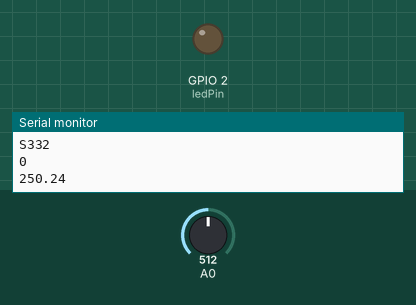
Bench run of a sketch on a simulated ESP8266 (NodeMCU). On the bench: output pins drawn as LEDs (lit = HIGH), the last lines printed to the serial monitor. The inputs (shaded band) are chosen by the test bench; at power-on: A0 = 512. WiFi joins after 1.5 s; servers stay silent unless stated; storage starts empty.

Above: at 3.2 s.
3.3 s: A0 set to 0
At 4.4 s:
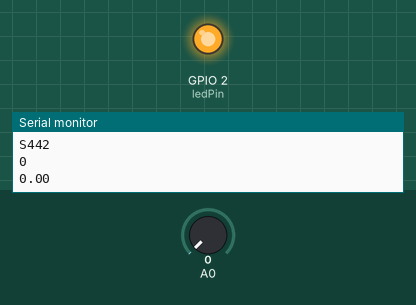
7.0 s: A0 set to 122
At 8.0 s:
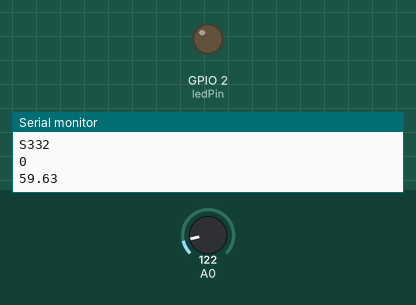
Timing chart, 0 to 10.0 s (numbered marks = the images above; inputs shaded):
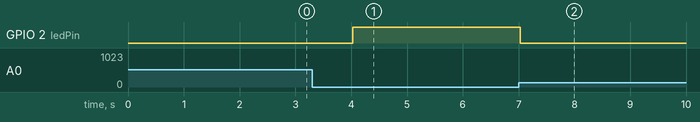

The sketch:

PracticaHorno.ino
```cpp
 #include <Arduino.h>
#include <ESP8266WiFi.h>
#include <ESPAsyncTCP.h>
#include <ESPAsyncWebServer.h>
#include "FS.h"
#include <Arduino_JSON.h>
#include "config.h"

boolean flag_mode=true;
const int ledPin=2;
String slider;
// Creamos el servidor AsyncWebServer en el puerto 80
AsyncWebServer server(80);

// Create an Event Source on /events
AsyncEventSource events("/events");

// Json Variable to Hold Sensor Readings
JSONVar readings;

// Timer variables
unsigned long lastTime = 0;
unsigned long timerDelay = 1000; // actualizacion cada segundo//30000;


// Get Sensor Readings and return JSON object
String getSensorReadings(){

  readings["temperature"] = String(analogRead(A0)*0.488758553275);
  readings["humidity"] =  String((analogRead(A0)*0.488758553275)/10);
  String jsonString = JSON.stringify(readings);
  statusfoco(slider.toInt(), analogRead(A0)*0.488758553275);
  return jsonString;
}
void statusfoco(int nslide, float temp){
  if(nslide<temp){
    digitalWrite(ledPin, LOW);
    Serial.println("S332");
    Serial.println(nslide);
    Serial.println(temp);
  }else{
    digitalWrite(ledPin, HIGH);
    Serial.println("S442");
    Serial.println(nslide);
    Serial.println(temp);
  }
}

// Initialize LittleFS
void initFS() {
 // Iniciamos  SPIFFS
  if(!SPIFFS.begin())
     { Serial.println("ha ocurrido un error al montar SPIFFS");
       return; }
}

// Inicializando WiFi
void initWiFi() {
// conectamos al Wi-Fi
  WiFi.begin(ssid, password);
  // Mientras no se conecte, mantenemos un bucle con reintentos sucesivos
  while (WiFi.status() != WL_CONNECTED) {
      delay(1000);
      // Esperamos un segundo
      Serial.println("Conectando a la red WiFi..");
    }
  Serial.println();
  Serial.println(WiFi.SSID());
  Serial.print("Direccion IP:\t");
  // Imprimimos la ip que le ha dado nuestro router
  Serial.println(WiFi.localIP());
}

void setup() {
  Serial.begin(115200);

  pinMode(ledPin, OUTPUT);
  initWiFi();
  initFS();

  // Web Server Root URL
  server.on("/", HTTP_GET, [](AsyncWebServerRequest *request){
    request->send(SPIFFS, "/index.html", "text/html");
  });

  server.serveStatic("/", SPIFFS, "/");

  // Request for the latest sensor readings
  server.on("/readings", HTTP_GET, [](AsyncWebServerRequest *request){
    String json = getSensorReadings();
    request->send(200, "application/json", json);
    json = String();
  });
  server.on("/ADC", HTTP_GET, [](AsyncWebServerRequest *request){
    char snum[5];
    itoa(analogRead(A0)*0.488758553275, snum, 10);

    if(flag_mode){request->send_P(200, "text/plain", snum);}
  Serial.println(getSensorReadings());
  });
  server.on("/SLIDER", HTTP_POST, [](AsyncWebServerRequest *request){
            slider = request->arg("distanceInput1");
            Serial.print("Temperatura: \t");
            Serial.println(slider);
            request->redirect("/");
            });

  events.onConnect([](AsyncEventSourceClient *client){
    if(client->lastId()){
      Serial.printf("Client reconnected! Last message ID that it got is: %u\n", client->lastId());
    }
    // send event with message "hello!", id current millis
    // and set reconnect delay to 1 second
    client->send("hello!", NULL, millis(), 10000);
  });
  server.addHandler(&events);

  // Start server
  server.begin();
}

void loop() {
  if ((millis() - lastTime) > timerDelay) {
    // Send Events to the client with the Sensor Readings Every 30 seconds
    events.send("ping",NULL,millis());
    events.send(getSensorReadings().c_str(),"new_readings" ,millis());
    lastTime = millis();
  }
}
```

config.h
```cpp
const char* ssid = "DESKTOP-U6KU352 5037";        //Indicamos el nombre de la red WiFi (SSID) a la que queremos conectarnos.
const char* password =  "gutber1234";    //Indicamos la contraseña de de red WiFi
```

Measured:
- after the input at 3.3 s, GPIO 2 (ledPin): LOW → HIGH after 0.73 s
- after the input at 7.0 s, GPIO 2 (ledPin): HIGH → LOW at once
